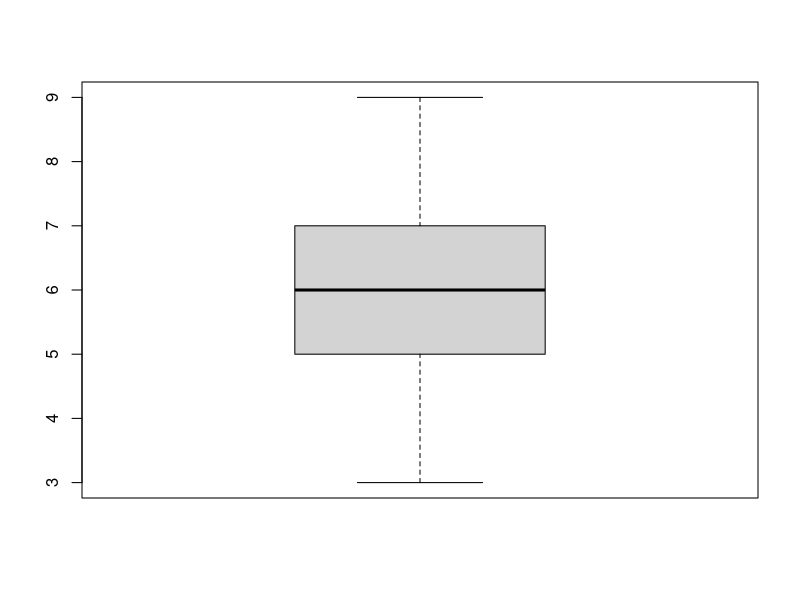

R code for this plot:
a1<-c(3,5,5,5,8,11,11,11,13)
a2<-c(3,5,5,5,8,11,11,11,20)
mean(a1)
mean(a2)
sd(a1)
sd(a2)

#Median, IQR
a1<-c(3,5,6,7,9)
a2<-c(3,5,6,7,20)
median(a1)
median(a2)
#IQR
IQR(a1)
IQR(a2)
#We can get more information using
#command summary()
summary(a1)
summary(a2)
boxplot(a1)